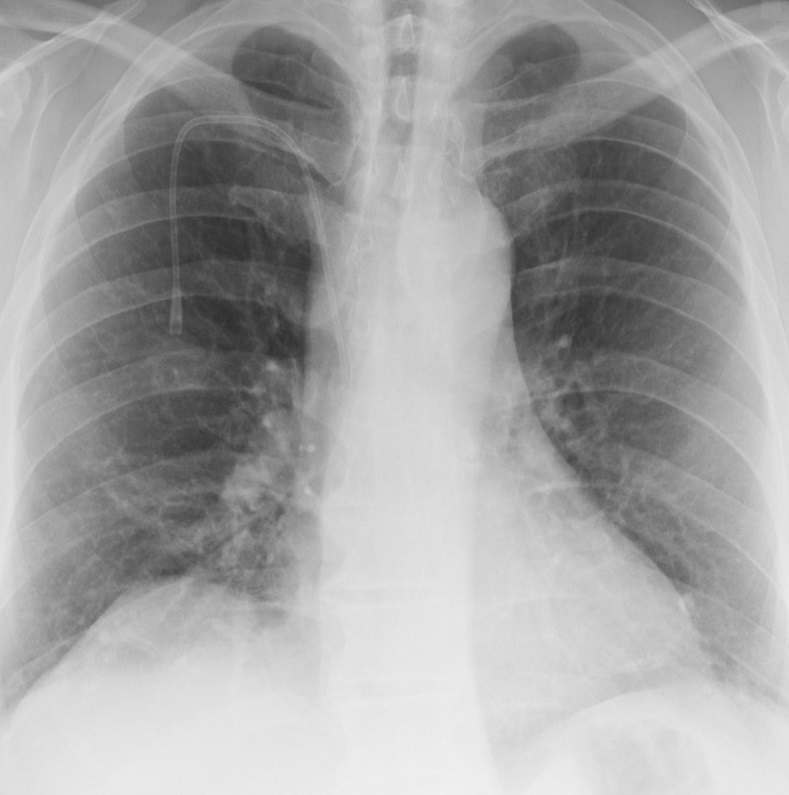
#> input picture data/normal/10.jpg, 789 x 795 px, found by its file name; its folder holds only this picture in this run
$ python preprocessing_images.py data/normal/10.jpg
#> lines starting #> are read from the running program, lines starting #| are printed output that depends on the picture
import os
import sys
import numpy as np
import skimage.io as io
from skimage.transform import  rescale,resize
from skimage.util import img_as_uint,img_as_ubyte
from skimage.color import rgb2gray
from skimage import exposure

def main(source_dir):

#> called with source_dir = 'data/normal/10.jpg'
    destination_dir = "data/processed_images/"
    data = {
        "normal": { "source": source_dir + "/normal", "destination": destination_dir + "f1"  },
        "covid": { "source": source_dir + "/covid", "destination": destination_dir + "f2"  }
    }

    for folder in data.keys():

        if not os.path.exists(data[folder]['destination']):
            os.mkdir(data[folder]['destination'])

        for img_name in os.listdir(data[folder]['source']):
            img=io.imread(os.path.join(data[folder]['source'],img_name))
#> img is the input picture: shape (795, 789, 3); min 46, max 241, mean 163.8
            img_gray = rgb2gray(img)
            img_resized = resize(img_gray, (590,600))
            img_rescaled=(img_resized-np.min(img_resized))/(np.max(img_resized)-np.min(img_resized))
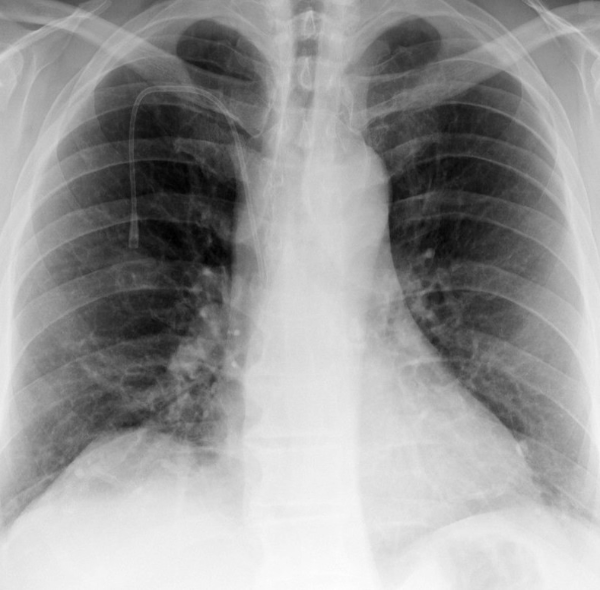
#> img_rescaled: shape (590, 600) float64; min 0, max 1, mean 0.601
            img_enhanced=exposure.equalize_adapthist(img_rescaled)
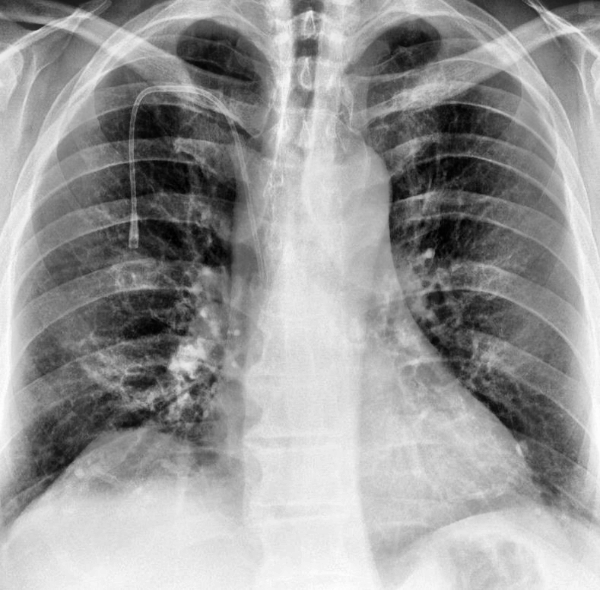
#> img_enhanced: shape (590, 600) float64; min 0, max 1, mean 0.601
            img_resized_8bit=img_as_ubyte(img_enhanced)
            img_name = img_name[:-3] + "bmp"
            print(img_name)
            io.imsave(os.path.join(data[folder]['destination'],img_name),img_resized_8bit)

if __name__ == "__main__":
    if len(sys.argv) != 2:
                sys.exit("Use: example.py <dir>")

#> (the run stopped early here; a loop or call above may not have finished)
